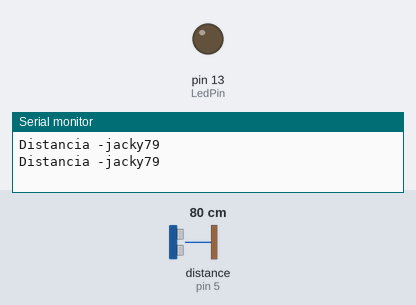
A sketch run on a simulated Arduino Uno, built with avr-gcc and run on an emulated ATmega328P. On the bench: output pins drawn as LEDs (lit = HIGH), the last lines printed to the serial monitor. Wiring (inferred from the names in the program): ultrasonic range finder: trigger pin 6; echo pin 5. Inputs (shaded band) come from the test bench; at power-on: distance to the obstacle (sensor on pin 5) 80 cm. The echo pulse lasts 58.3 µs per cm; pins used as bus, display or sensor lines are not drawn.

Above: at 1.8 s.
1.9 s: distance to the obstacle (sensor on pin 5) set to 23 cm
4.2 s: distance to the obstacle (sensor on pin 5) set to 18 cm
At 7.2 s:
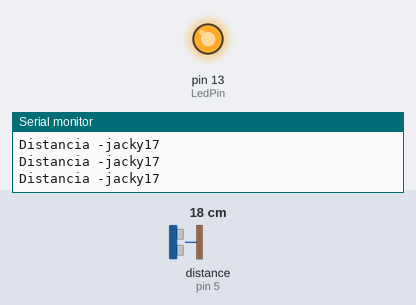
7.5 s: distance to the obstacle (sensor on pin 5) set to 35 cm
At 9.8 s:
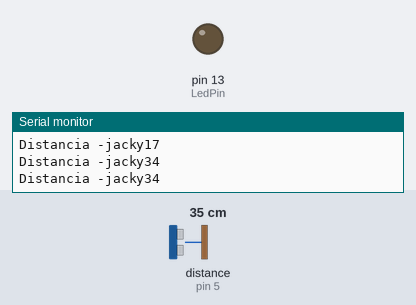
10.5 s: distance to the obstacle (sensor on pin 5) set to 2 cm
At 12.3 s:
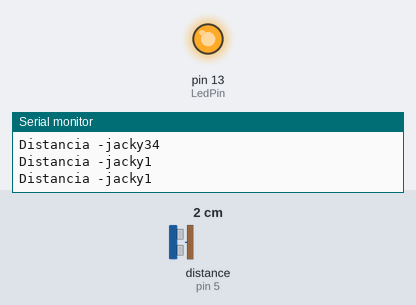
Timing chart, 0 to 13.8 s (numbered marks = the images above; inputs shaded):
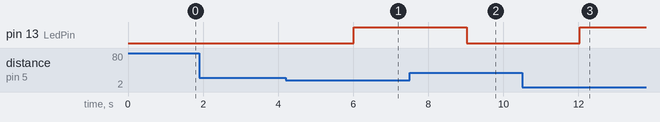

The sketch:

ards4.ino
```cpp
const int EchoPin = 5;
const int TriggerPin = 6;
const int LedPin = 13;

 void setup() {
  Serial.begin(9600);
  pinMode(LedPin,OUTPUT);
  pinMode(TriggerPin,OUTPUT);
  pinMode(EchoPin,INPUT);
 }

void loop(){
  int cm = ping(TriggerPin,EchoPin);
  Serial.print("Distancia -jacky");
  Serial.println(cm);
  delay(1000);

 if (cm<20)
 {digitalWrite(LedPin,HIGH);
  }
  if (cm>20)
 { digitalWrite(LedPin,LOW);
 }
}

int ping(int TriggerPin, int EchoPin){
  long duration, distanceCm;
  digitalWrite(TriggerPin,LOW);

  delayMicroseconds(4);
  digitalWrite(TriggerPin,HIGH);
  delayMicroseconds (10);
  digitalWrite(TriggerPin, LOW);
  duration=pulseIn(EchoPin, HIGH);
  distanceCm=duration*10 / 292/ 2;
  return distanceCm;
}
```

Measured:
- the behaviour switches between 21 and 20 cm on distance to the obstacle (sensor on pin 5) (found by bisection; images 0 and 1)
- after the input at 4.2 s, pin 13 (LedPin): LOW → HIGH after 1.8 s
- after the input at 7.5 s, pin 13 (LedPin): HIGH → LOW after 1.5 s
- after the input at 10.5 s, pin 13 (LedPin): LOW → HIGH after 1.5 s
